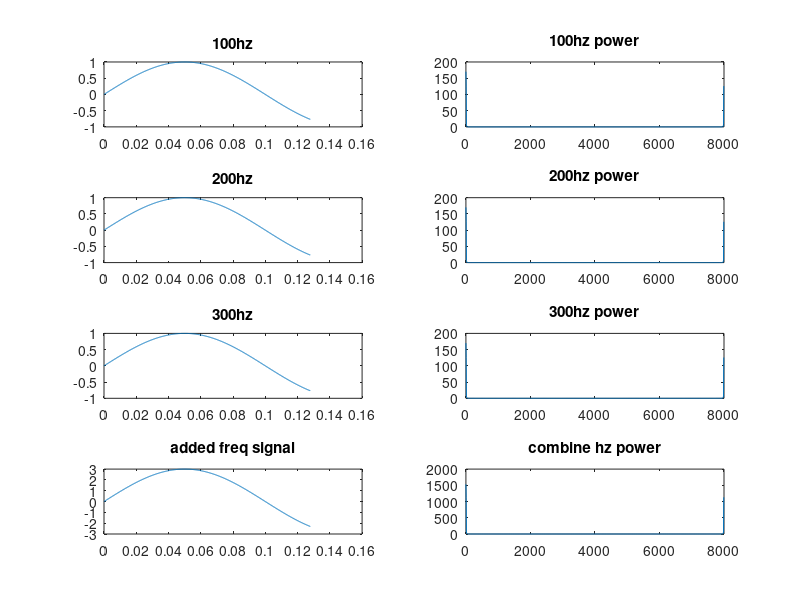

Recreate this plot in MATLAB.
%power spectrum of a signal

N=1024;
fs=8000;

% signal 1
f=input('enter the frequency[1 to 5000]:');;
ts=1/fs;
t = ts*(0:N-1);
x=sin(2*pi*f*t);
subplot(4,2,1),plot(t,x),title('100hz'); 
% power spectrum of 1 
y = fft(x);
N = length(x);          % number of samples
f = (0:N-1)*(fs/N);     % frequency range
pow = abs(y).^2/N;    % power of the DFT
subplot(4,2,2),plot(f,pow), title('100hz power');

% signal 2
f1=input('enter the frequency[1 to 5000]:');;
x1=sin(2*pi*f1*t);
subplot(4,2,3),plot(t,x1),title('200hz'); 
% power spectrum of 2
y = fft(x1);
N = length(x);          % number of samples
f = (0:N-1)*(fs/N);     % frequency range
pow = abs(y).^2/N;    % power of the DFT
subplot(4,2,4),plot(f,pow), title('200hz power');  

% signal 3
f2=input('enter the frequency[1 to 5000]:');;
x2=sin(2*pi*f2*t);
subplot(4,2,5),plot(t,x2),title('300hz'); 
% power spectrum of 3
y = fft(x2);
N = length(x);          % number of samples
f = (0:N-1)*(fs/N);     % frequency range
pow = abs(y).^2/N;    % power of the DFT
subplot(4,2,6),plot(f,pow), title('300hz power');

% signal combined Hz
x3=x+x1+x2;
subplot(4,2,7),plot(t,x3),title('added freq signal'); 
% power spectrum of combined Hz
y = fft(x3);
N = length(x);          % number of samples
f = (0:N-1)*(fs/N);     % frequency range
pow = abs(y).^2/N;    % power of the DFT
subplot(4,2,8),plot(f,pow), title('combine hz power');